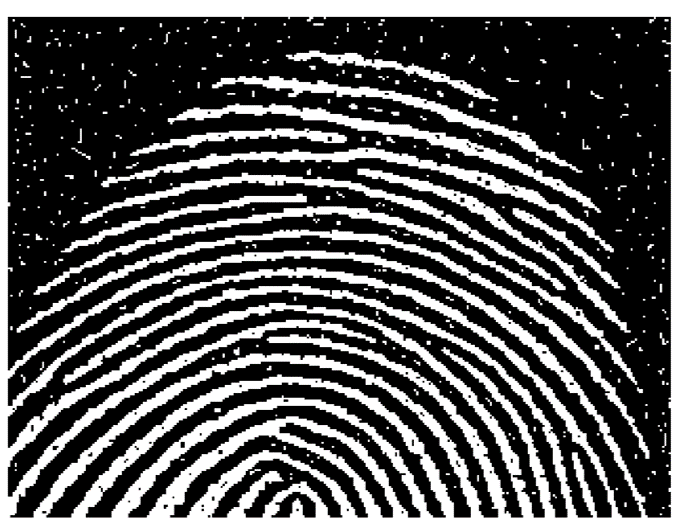
%> input picture Digital Image Processing/fingerprint.png, 679 x 528 px
$ octave DIP_Experiment_5b.m   (GNU Octave 9; MATLAB toolbox functions it lacks are replaced by stand-ins)
%> lines starting %> are read from the running program, lines starting %| are printed output that depends on the picture; in (x1, y1, x2, y2) boxes, pixels count from 0 and x2, y2 are one past the last pixel; in counts of white or black regions, pixels touching at a corner belong together; the program's own positions count from 1
clc;
close all;
clear all;

originalimage = imread('fingerprint.png');
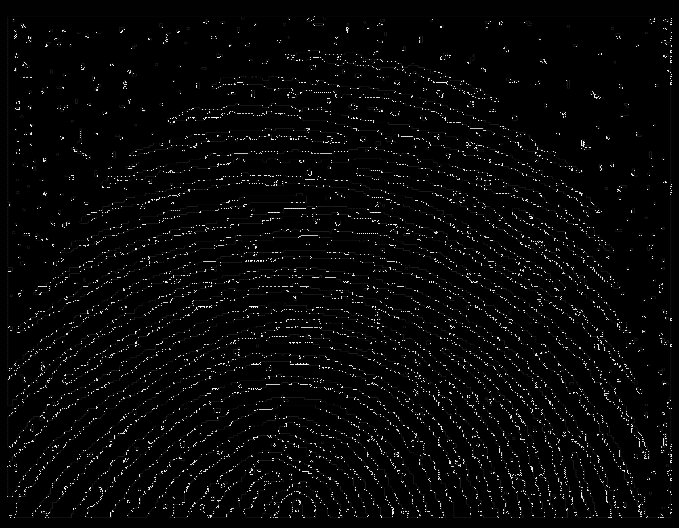
%> originalimage: size 528x679 uint8; min 0, max 254, mean 7.6
img = rgb2gray(originalimage);
I = imresize(img,[512,512]);
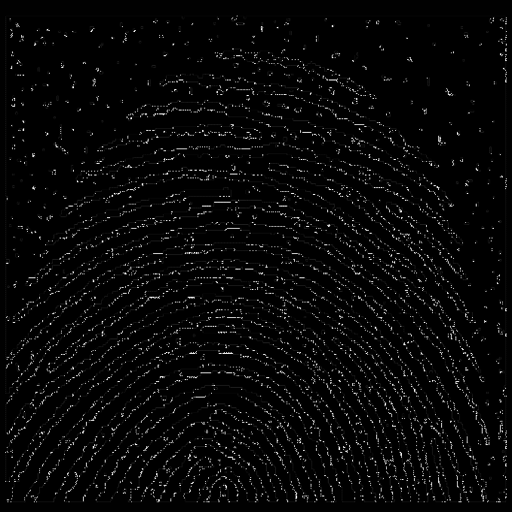
%> I: size 512x512 uint8; min 0, max 255, mean 8

subplot(2, 3, 1),
imshow(I);
title('Original image');

%Structuring Elements
se = strel('rectangle',[20,20]);

%Opening
opening  = imopen(I, se);
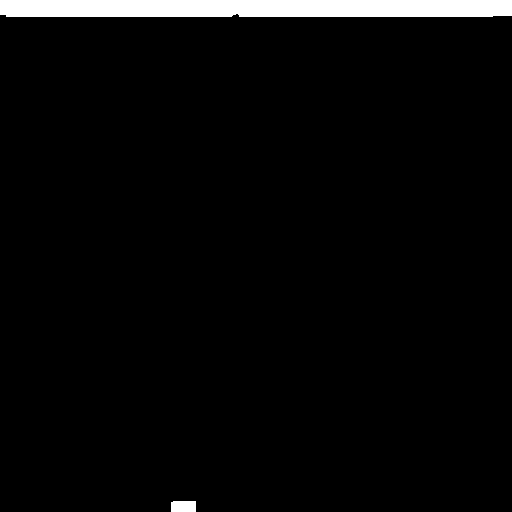
%> opening: size 512x512 uint8; values 0 (black) and 1 (white), 3.4% white; 2 white regions, box (x1, y1, x2, y2) and area: (0, 0, 512, 17) 8658, (171, 501, 196, 512) 273
subplot(2, 3, 2),
imshow(opening);
title('Opened image');

%Closeing
closing  = imclose(I, se);
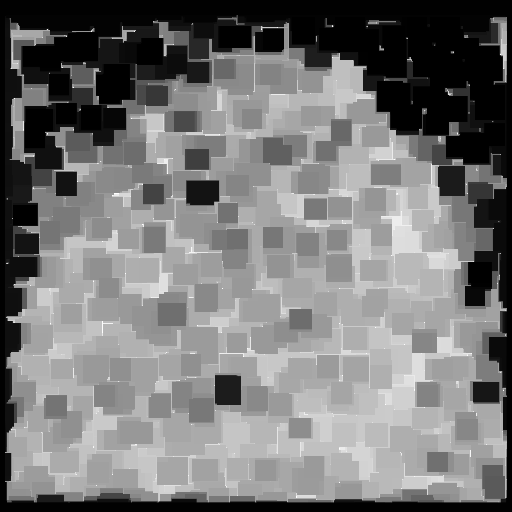
%> closing: size 512x512 uint8; min 0, max 255, mean 118
subplot(2, 3, 3),
imshow(closing);
title('Closed image');
